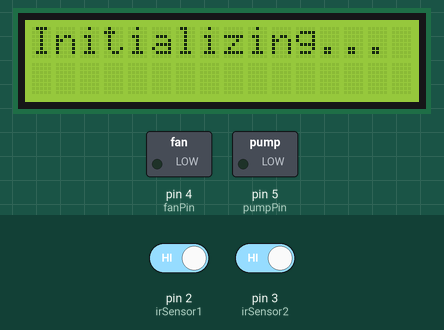
Recording of a sketch running on a simulated Arduino Uno, built with avr-gcc and run on an emulated ATmega328P. Parts: 16×2 character LCD, switched loads named in the sketch (green lamp = pin HIGH). The test bench sets the inputs (shaded band); at power-on: pin 2 (irSensor1) HIGH, pin 3 (irSensor2) HIGH. What the sketch prints to the serial monitor is not drawn.

Above: at 0.1 s.
At 1.8 s:
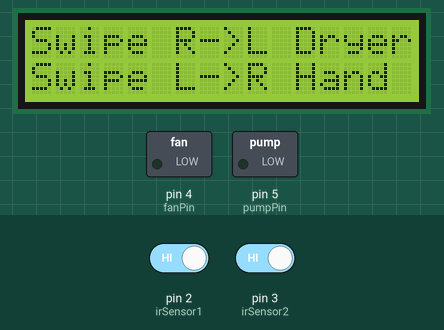
1.9 s: pin 2 (irSensor1) driven LOW
4.9 s: pin 3 (irSensor2) driven LOW
At 6.1 s:
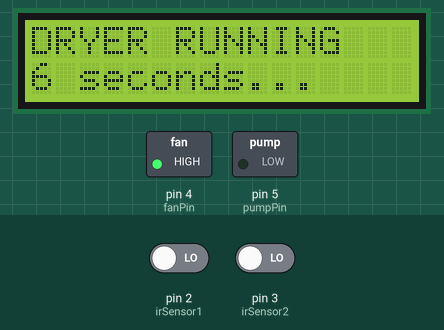
Timing chart, 0 to 12.4 s (numbered marks = the images above; inputs shaded):
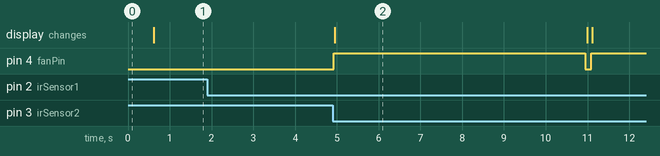

Measured:
- after the input at 1.9 s, every drawn part: stays the same
- after the input at 4.9 s, pin 4 (fanPin): LOW → HIGH at once, → LOW 6.0 s later, → HIGH 0.14 s later; the display: changes after 0.05 s (image 2)

The sketch:

Arduino_code.ino
```cpp
#include <Wire.h>
#include <LiquidCrystal_I2C.h>

LiquidCrystal_I2C lcd(0x27, 16, 2);


const int irSensor1 = 2;
const int irSensor2 = 3;
const int fanPin = 4;
const int pumpPin = 5;

const unsigned long DRYER_DURATION = 6000;
const unsigned long SANITIZER_DURATION = 300;
const unsigned long SEQUENCE_TIMEOUT = 2000;

bool sensor1Detected = false;
bool sensor2Detected = false;
unsigned long detectionTime1 = 0;
unsigned long detectionTime2 = 0;
unsigned long deviceStartTime = 0;
bool dryerRunning = false;
bool sanitizerRunning = false;
bool pendingCommand = false;
int pendingDevice = 0;

void setup() {

  pinMode(irSensor1, INPUT);
  pinMode(irSensor2, INPUT);
  pinMode(fanPin, OUTPUT);
  pinMode(pumpPin, OUTPUT);

  digitalWrite(fanPin, LOW);
  digitalWrite(pumpPin, LOW);

  initializeLCD();
  displayInstructions();

  Serial.begin(9600);
}

void loop() {

  if (!dryerRunning && !sanitizerRunning) {
    checkSensors();
  }

  if (dryerRunning && (millis() - deviceStartTime >= DRYER_DURATION)) {
    stopDryer();
    checkPendingCommand();
  }

  if (sanitizerRunning && (millis() - deviceStartTime >= SANITIZER_DURATION)) {
    stopSanitizer();
    checkPendingCommand();
  }

  delay(50);
}

void checkSensors() {

  if (digitalRead(irSensor1) == LOW) {
    if (!sensor1Detected) {
      sensor1Detected = true;
      detectionTime1 = millis();
      Serial.println("Left sensor triggered");
    }
  }

  if (digitalRead(irSensor2) == LOW) {
    if (!sensor2Detected) {
      sensor2Detected = true;
      detectionTime2 = millis();
      Serial.println("Right sensor triggered");
    }
  }


  if (sensor1Detected && sensor2Detected) {
    if (detectionTime1 < detectionTime2 &&
        (detectionTime2 - detectionTime1) <= SEQUENCE_TIMEOUT) {

      if (!dryerRunning && !sanitizerRunning) {
        startDryer();
      } else {
        pendingCommand = true;
        pendingDevice = 1;
        lcd.clear();
        lcd.print("Command Queued:");
        lcd.setCursor(0,1);
        lcd.print("Dryer after finish");
        delay(1000);
      }
    }
    else if (detectionTime2 < detectionTime1 &&
             (detectionTime1 - detectionTime2) <= SEQUENCE_TIMEOUT) {

      if (!dryerRunning && !sanitizerRunning) {
        startSanitizer();
      } else {
        pendingCommand = true;
        pendingDevice = 2;
        lcd.clear();
        lcd.print("Command Queued:");
        lcd.setCursor(0,1);
        lcd.print("Sanitizer after");
        delay(1000);
      }
    }
    resetSensors();
  }


  if ((sensor1Detected || sensor2Detected) &&
      (millis() - max(detectionTime1, detectionTime2) > SEQUENCE_TIMEOUT)) {
    resetSensors();
  }
}

void checkPendingCommand() {
  if (pendingCommand) {
    pendingCommand = false;
    if (pendingDevice == 1) {
      startDryer();
    } else if (pendingDevice == 2) {
      startSanitizer();
    }
    pendingDevice = 0;
  } else {
    displayInstructions();
  }
}

void initializeLCD() {

  for (int i = 0; i < 3; i++) {
    lcd.init();
    lcd.backlight();
    lcd.clear();
    lcd.print("Initializing...");
    delay(500);
    if (lcd.print("") == 0) {
      return;
    }
  }

  pinMode(LED_BUILTIN, OUTPUT);
  while(true) {
    digitalWrite(LED_BUILTIN, HIGH);
    delay(200);
    digitalWrite(LED_BUILTIN, LOW);
    delay(200);
  }
}

void displayInstructions() {
  lcd.clear();
  lcd.setCursor(0, 0);
  lcd.print("Swipe R->L Dryer");
  lcd.setCursor(0, 1);
  lcd.print("Swipe L->R Hand Wash");
}

void startDryer() {
  digitalWrite(fanPin, HIGH);
  dryerRunning = true;
  deviceStartTime = millis();

  lcd.clear();
  lcd.setCursor(0, 0);
  lcd.print("DRYER RUNNING");
  lcd.setCursor(0, 1);
  lcd.print("6 seconds...");

  resetSensors();
}

void stopDryer() {
  digitalWrite(fanPin, LOW);
  dryerRunning = false;
}

void startSanitizer() {
  digitalWrite(pumpPin, HIGH);
  sanitizerRunning = true;
  deviceStartTime = millis();

  lcd.clear();
  lcd.setCursor(0, 0);
  lcd.print("Dispensing");


  resetSensors();
}

void stopSanitizer() {
  digitalWrite(pumpPin, LOW);
  sanitizerRunning = false;
}

void resetSensors() {
  sensor1Detected = false;
  sensor2Detected = false;
}
```
